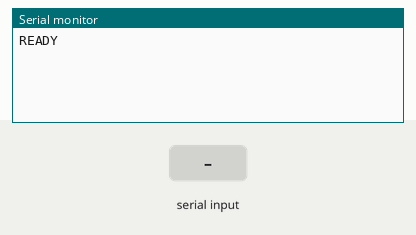
Recording of a sketch running on a simulated Arduino Uno, built with avr-gcc and run on an emulated ATmega328P. Parts: the last lines printed to the serial monitor. The test bench sets the inputs (shaded band).

Above: at 1.2 s.
1.3 s: "1" received over the second serial link
At 2.5 s:
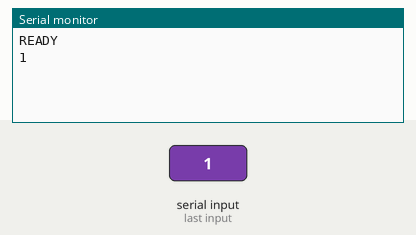
2.8 s: "0" received over the second serial link
At 3.7 s:
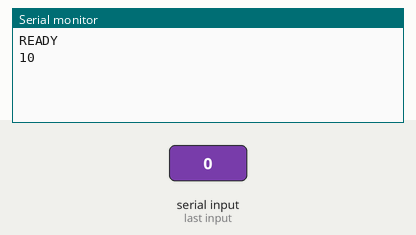

The sketch:

bluetooh_conexion.ino
```cpp
#include <SoftwareSerial.h>

SoftwareSerial miBT(10, 11);

void setup() {
  Serial.begin(9600);
  Serial.println("READY");
  miBT.begin(38400);
}

void loop() {
  if (miBT.available()){    // lee BT y envia a ARDUINOo
    Serial.write(miBT.read());
  }

  if(Serial.available()){   // lee SERIAL y envia a BT
    miBT.write(Serial.read());
  }

}
```

Measured:
- after the input at 1.3 s, the serial monitor: prints a new line at once (image 1)
- after the input at 2.8 s, the serial monitor: prints a new line at once (image 2)
